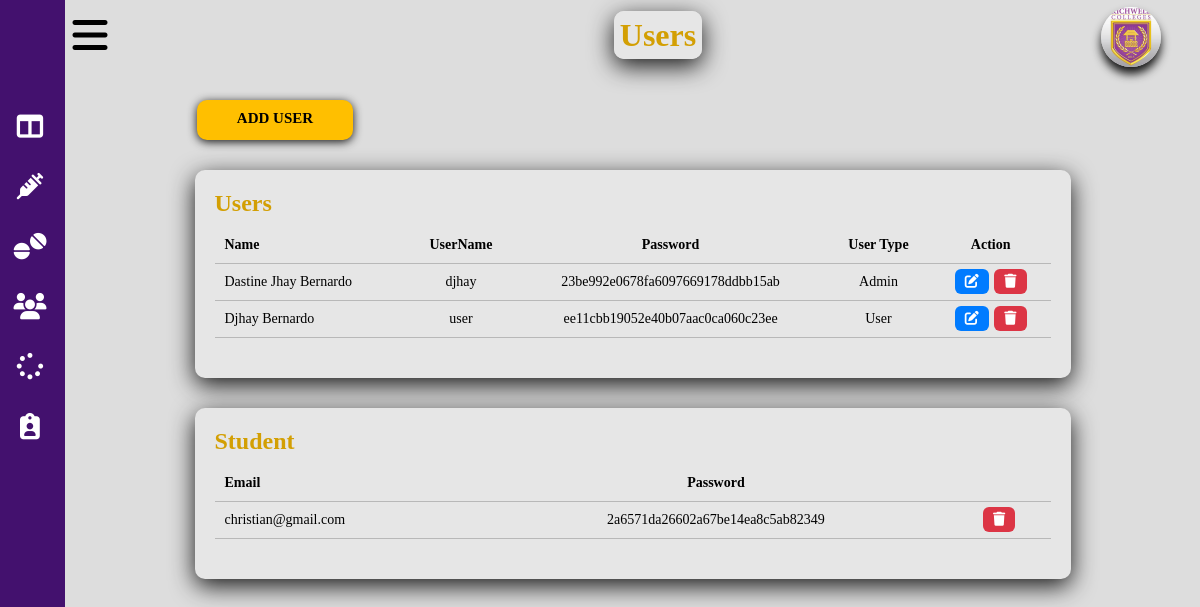
Screenshot of /admin/adduser.php (signed in) with the database file from the repository.
### tables this page shows
CREATE TABLE `users` (
  `id` int(11) NOT NULL,
  `name` varchar(50) NOT NULL,
  `password` varchar(50) NOT NULL,
  `username` varchar(50) NOT NULL,
  `usertype` varchar(50) NOT NULL DEFAULT 'User'
);

CREATE TABLE `student_acc` (
  `id` int(11) NOT NULL,
  `email` varchar(50) NOT NULL,
  `password` varchar(50) NOT NULL,
  `id_number` varchar(50) NOT NULL,
  `usertype` varchar(50) NOT NULL DEFAULT 'student',
  `first_name` varchar(50) NOT NULL,
  `middle_name` varchar(50) NOT NULL,
  `last_name` varchar(50) NOT NULL,
  `phone_number` varchar(50) NOT NULL
);

### admin/adduser.php (the view, shortened to what this page needs)
<?php
require_once './database/adduser_process.php';
?>
<!DOCTYPE html>
<html lang="en">
<head>
    <?php include ("partials/styleLink.php");?>
</head>
<body>
    <div class="container">
        <?php include ("partials/sidebar.php"); ?>
        <div class="main">
            <div class="topbar_container">
                <div class="topbar">
                    <div class="toggle">
                        <i class="fa-solid fa-bars"></i>
                    </div>
                    <div class="title_page">
                        <h1><span>Users</span></h1>
                    </div>
                    <?php include('./partials/user_profile.php')?>
                </div>
            </div>
            <div class="details details_gridunset">
                <?php
                  $result = $mysqli->query("SELECT * FROM users");
                ?>
                <a href="#" id="btn_modal" class="btn_modal">Add User</a>
                <div class="data_information data_table">
                    <div class="card_header">
                        <h2>Users</h2>
                    </div>
                    <table>
                        <thead>
                            <tr>
                                <td>Name</td>
                                <td>UserName</td>
                                <td>Password</td>
                                <td>User Type</td>
                                <td colspan="2">Action</td>
                            </tr>
                        </thead>
                        <tbody>
                            <?php while($row = $result->fetch_assoc()): ?>
                            <tr>
                                <td><?php echo $row['name']; ?></td>
                                <td><?php echo $row['username']; ?></td>
                                <td><?php echo md5($row['password']) ?></td>
                                <td><?php echo $row['usertype']; ?></td>
                                <td>
                                    <a href="./adduser.php?edit=<?php echo $row['id']; ?>" class="btn btn_edit"><i
                                            class="fa-solid fa-pen-to-square"></i></a>
                                    <a href="./database/adduser_process.php?delete=<?php echo $row['id']; ?>"
                                        onclick="return confirm('Are you sure you want to delete the data')"
                                        class="btn btn_delete"><i class="fa-solid fa-trash"></i></a>
                                </td>
                            </tr>
                            <?php endwhile; ?>
                        </tbody>
                    </table>
                </div>
                <?php
                  $result = $mysqli->query("SELECT * FROM student_acc");
                ?>
                <div class="data_information data_table">
                    <div class="card_header">
                        <h2>Student</h2>
                    </div>
                    <table>
                        <thead>
                            <tr>
                                <td>Email</td>
                                <td>Password</td>
                            </tr>
                        </thead>
                        <tbody>
                            <?php while($row = $result->fetch_assoc()): ?>
                            <tr>
                                <td><?php echo $row['email']; ?></td>
                                <td><?php echo  md5($row['password']) ?></td>
                                <td>
                                    <a href="./database/adduser_process.php?delete=<?php echo $row['id']; ?>"
                                        onclick="return confirm('Are you sure you want to delete the data')"
                                        class="btn btn_delete"><i class="fa-solid fa-trash"></i></a>
                                </td>
                            </tr>
                            <?php endwhile; ?>
                        </tbody>
                    </table>
                </div>
            </div>
        </div>
    </div>
</body>
</html>

### admin/partials/styleLink.php (shortened to what this page needs)
<link rel="stylesheet" href="./wwwroot/css/dashboard.css">
<link rel="stylesheet" href="./wwwroot/css/media.css">

### admin/partials/sidebar.php
<div class="sidebar_menu">
    <ul>
        <li>
            <a href="./dashboard">
                <span class="icon"><i class="fa-solid fa-table-columns"></i></span>
                <span class="nav_name">Dashboard</span>
            </a>
        </li>
        <li>
            <a href="./equipment">
                <span class="icon"><i class="fa-sharp fa-solid fa-syringe"></i></span>
                <span class="nav_name">Equipment</span>
            </a>
        </li>
        <li>
            <a href="./medicine">
                <span class="icon"><i class="fa-solid fa-tablets"></i></span>
                <span class="nav_name">Medicine</span>
            </a>
        </li>
        <li>
            <a href="./studentRecords">
                <span class="icon"><i class="fa-solid fa-users"></i></span>
                <span class="nav_name">Student Record</span>
            </a>
        </li>
        <li>
            <a href="./approval">
                <span class="icon"><i class="fa-sharp fa-solid fa-spinner"></i></span>
                <span class="nav_name">Pending Records</span>
            </a>
        </li>
        <li>
            <a href="./healthRecords">
                <span class="icon"><i class="fa-solid fa-clipboard-user"></i></span>
                <span class="nav_name">Health Records</span>
            </a>
        </li>
    </ul>
</div>

### admin/partials/user_profile.php (shortened to what this page needs)
<div class="drop_down">
    <div class="profile">
        <img src="wwwroot/image/richwell-colleges-logo.jpg" alt="">
    </div>
</div>

### admin/wwwroot/css/dashboard.css (style rules this page uses)
:root { --color-nav: #43116e; --color-primary: #d39f03; --color-background: #ddd; --color-white: hsl(0, 0%, 90%); --combi-color: #172d31; --transition: all 400ms ease; }
* { margin: 0; padding: 0; box-sizing: border-box; }
body { min-height: 100vh; overflow-x: hidden; background: var(--color-background); background-repeat: no-repeat; background-size: cover; }
.container { position: relative; width: 100%; }
.sidebar_menu { background: var(--color-nav); position: fixed; height: 100%; width: 65px; transition: 0.5s; overflow-x: hidden; overflow-y: auto; }
.sidebar_menu ul { position: absolute; top: 0; left: 0; width: 100%; margin-top: 6rem; }
.sidebar_menu ul li { position: relative; width: 100%; list-style: none; border-radius: 30px 0 0 30px; }
.sidebar_menu ul li a { position: relative; display: block; width: 100%; display: flex; text-decoration: none; color: white; }
.sidebar_menu .icon { position: relative; display: block; min-width: 60px; height: 60px; line-height: 70px; text-align: center; }
.sidebar_menu .icon i { font-size: 1.65em; }
.sidebar_menu .nav_name { position: relative; display: block; padding: 0 10px; height: 60px; line-height: 60px; text-align: start; white-space: nowrap; }
.main { position: absolute; width: calc(100% - 65px); left: 65px; min-height: 100%; transition: 0.5s; }
.topbar_container { height: 5rem; width: 100vw; position: fixed; z-index: 9; }
.topbar { width: 100%; height: 70px; display: flex; justify-content: space-between; align-items: center; padding: 0 10px; }
.toggle { position: relative; width: 30px; height: 30px; display: flex; justify-content: center; align-items: center; font-size: 2.5rem; cursor: pointer; }
.title_page { pointer-events: none; }
.title_page h1 { color: black; }
.title_page span { background: var(--color-white); padding: 6px; margin-left: 1rem; border-radius: 10px; color: var(--color-primary); box-shadow: 0 7px 25px rgba(0, 0, 0, 0.9); }
.drop_down { position: relative; top: 20px; right: 30px; z-index: 9; }
.drop_down .profile { position: relative; top: -1.1rem; right: 4rem; width: 60px; height: 60px; border-radius: 50%; overflow: hidden; cursor: pointer; box-shadow: 0 7px 10px rgba(0, 0, 0, 0.9); }
.drop_down .profile img { position: absolute; top: 0; left: 0; width: 100%; height: 100%; object-fit: cover; }
.details { position: relative; width: 100%; padding: 20px; display: grid; grid-template-columns: 2fr 1fr; grid-gap: 30px; margin: auto; margin-top: 5rem; }
.btn_modal { background: #ffbf00; color: black; font-weight: 700; margin-left: 7rem; margin-bottom: 0; width: 156px; height: 40px; padding: 10px; border-radius: 10px; text-decoration: none; box-shadow: 0 2px 10px rgba(0, 0, 0, 0.9); text-align: center; text-transform: uppercase; font-size: 15px; }
.details_gridunset { grid-template-columns: unset; }
.details .data_information { max-height: 70vh; min-height: auto; overflow-y: auto; position: relative; display: grid; background: var(--color-white); padding: 20px; padding-bottom: 40px; box-shadow: 0 7px 25px rgba(0, 0, 0, 0.9); border-radius: 10px; }
.details .data_table { max-height: 25rem; top: unset; margin: auto; width: 80%; }
.card_header { display: flex; justify-content: space-between; align-items: flex-start; }
.card_header h2 { font-weight: 600; pointer-events: none; color: var(--color-primary); }
.details table { width: 100%; height: fit-content; border-collapse: collapse; margin-top: 10px; cursor: default; }
.details table thead td { font-weight: 600; }
.details table .btn { text-align: center; cursor: pointer; position: relative; padding: 5px 10px; text-decoration: none; border-radius: 6px; display: flexbox; }
.details .btn_edit { background: #007bff; color: white; }
.details .btn_delete { background: #dc3545; margin-left: 2px; color: white; }
.main .data_student table tr, .details .data_information table tr { color: black; border-bottom: 1px solid rgba(0, 0, 0, 0.2); }
.main .data_student table tr td, .details .data_information table tr td { padding: 10px; text-align: center; font-size: 14px; }
.main .data_student table tr td:nth-child(1), .details .data_information table tr td:nth-child(1) { text-align: start; }

### rows the page displays
users: name "Dastine Jhay Bernardo", username "djhay", password "23be992e0678fa6097669178ddbb15ab", usertype "Admin"
users: name "Djhay Bernardo", username "user", password "ee11cbb19052e40b07aac0ca060c23ee", usertype "User"
student_acc: email "christian@gmail.com", password "2a6571da26602a67be14ea8c5ab82349"
